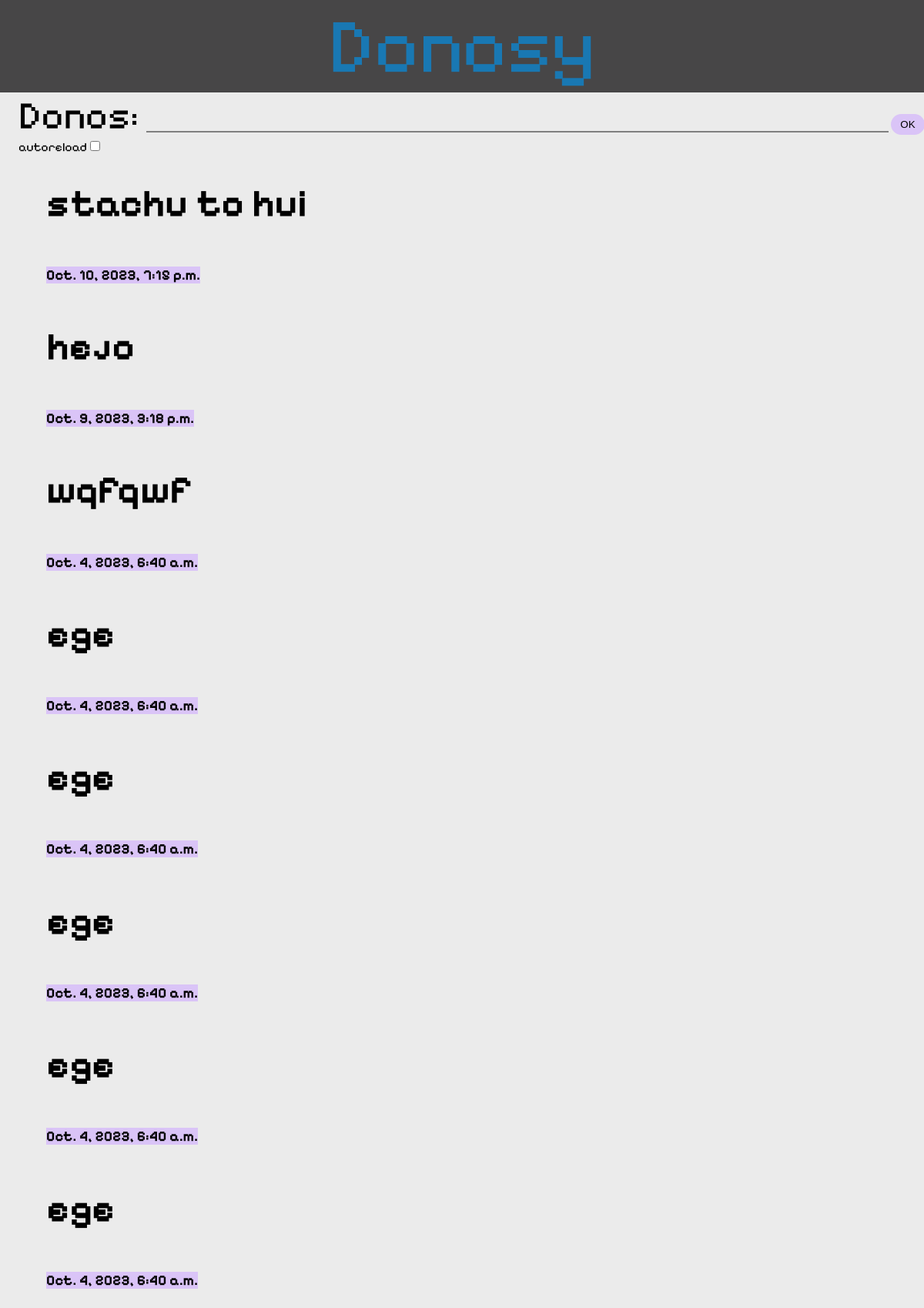
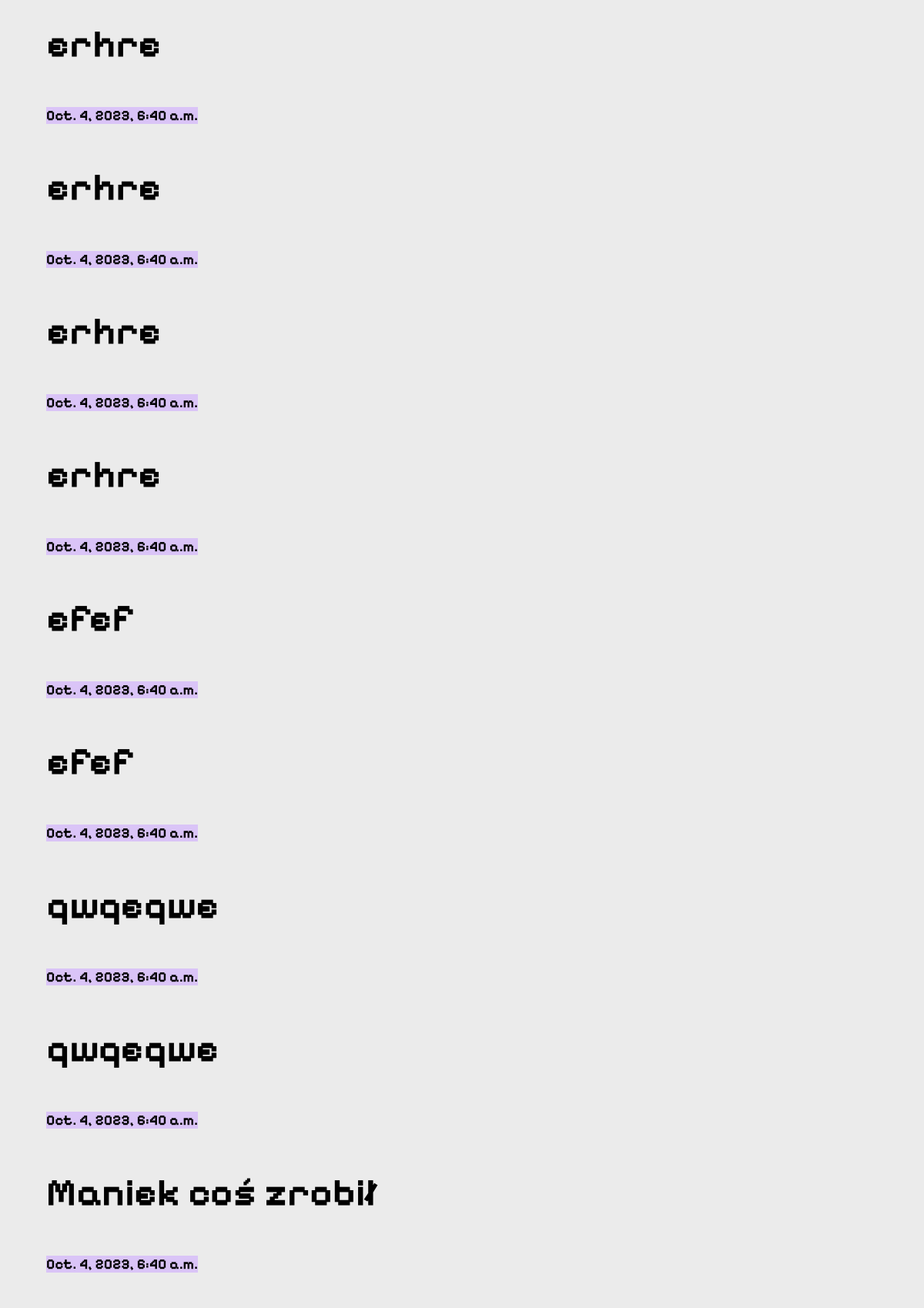
The page / (upper part) on the database its author committed (2 pictures, top to bottom).
### feed/models.py (models this page shows)
class Donos(models.Model):
    text = models.CharField(max_length=2000)
    date = models.DateTimeField(auto_now_add=True, blank=True)

### feed/views.py (the view)
# urls.py: path('', test),
@csrf_protect
def test(request):
    print("siema")
    xd = Donos.objects.all().order_by("-id")
    if request.method=="POST" and request.POST['your_name'] != "":
        print("co jest")
        print(request.POST)
        print(request.POST['your_name'])
        Donos.objects.create(text=request.POST['your_name'])
        return HttpResponseRedirect('/')
    else:
        print("GET")
    return render(request, "feed/test.html", context={"xd": xd})

### feed/templates/feed/test.html (shortened to what this page needs)
{% load static %}
<!DOCTYPE html>
<html lang="en">
<head>
    <link rel="stylesheet" href="{% static 'styles.css' %}">
</head>
<body>
    <div class="h" >
        <p class="headline">Donosy</p>
    </div>
    <form class="container" method="post">{% csrf_token %}
        <label for="your_name" style="font-size: 50px;" >Donos: </label>
        <input id="your_name" type="text" name="your_name" value="{{ current_name }}">
        <input type="submit" value="OK" id="button">
    </form>
    <div class="container"> autoreload<input id="reload" type="checkbox" style="
        height: 13px;
        width: 13px;
        background-color: #DAC4F7;"></div>
    <div class="container2">
        {% for i in xd %}
            <h1>{{i.text}}</h1>
            <h3 style="background-color: #DAC4F7; display: inline-block;">{{i.date}}</h3>
        {% endfor %}
    </div>
</body>
</html>

### feed/static/styles.css (style rules this page uses)
h1 { font-size: 50px; }
.h { background-color: #474647; }
p.headline { margin-left: auto; margin-top: auto; margin-right: auto; margin-bottom: auto; width: 100vw; text-align: center; color: #1978B3; font-size: 100px; }
#your_name { border: none; border-bottom: 2px solid gray; width: 80vw; background-color: #EBEBEB; }
body { margin: 0%; background-color: #EBEBEB; overflow-x: hidden; font-family: 'Pixelify Sans', cursive; }
#button { background-color:#DAC4F7 ; border: none; border-radius: 20px; color: black; padding: 6px 12px; text-decoration: none; margin: none; cursor: pointer; }
.container { margin-left: 2vw; margin-top: auto; margin-right: auto; margin-bottom: auto; width: 100%; }
.container2 { margin-left: 5vw; }

### rows shown on the page
Donos: text "stachu to hui", date "Oct. 10, 2023, 7:15 p.m."
Donos: text "hejo", date "Oct. 9, 2023, 3:18 p.m."
Donos: text "wqfqwf", date "Oct. 4, 2023, 6:40 a.m."
Donos: text "ege", date "Oct. 4, 2023, 6:40 a.m."
Donos: text "ege", date "Oct. 4, 2023, 6:40 a.m."
Donos: text "ege", date "Oct. 4, 2023, 6:40 a.m."
Donos: text "ege", date "Oct. 4, 2023, 6:40 a.m."
Donos: text "ege", date "Oct. 4, 2023, 6:40 a.m."
Donos: text "erhre", date "Oct. 4, 2023, 6:40 a.m."
Donos: text "erhre", date "Oct. 4, 2023, 6:40 a.m."
Donos: text "erhre", date "Oct. 4, 2023, 6:40 a.m."
Donos: text "erhre", date "Oct. 4, 2023, 6:40 a.m."
Donos: text "efef", date "Oct. 4, 2023, 6:40 a.m."
Donos: text "efef", date "Oct. 4, 2023, 6:40 a.m."
Donos: text "qwqeqwe", date "Oct. 4, 2023, 6:40 a.m."
Donos: text "qwqeqwe", date "Oct. 4, 2023, 6:40 a.m."
Donos: text "Maniek coś zrobił", date "Oct. 4, 2023, 6:40 a.m."
